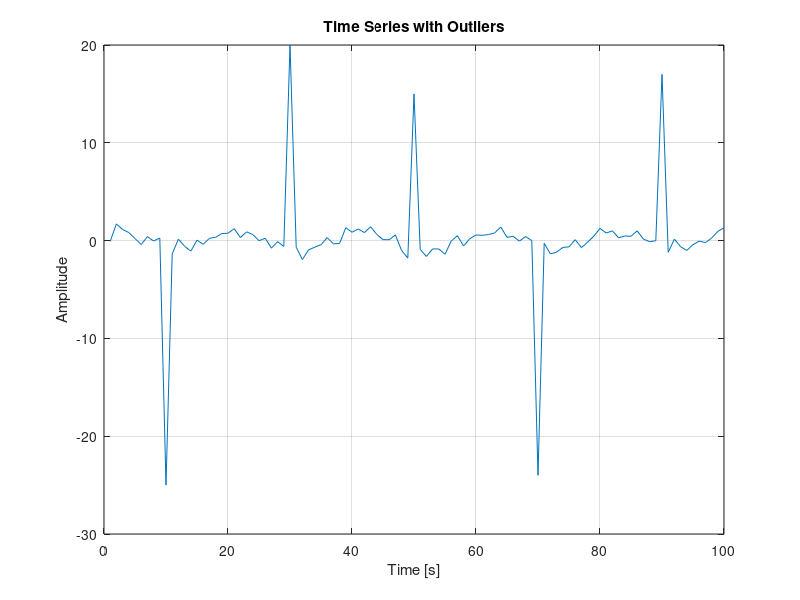

MATLAB code for this plot: (Note: this script raises an error after producing the figure.)
%% Filloutliers
x = 1:100;
data = cos(2*pi*0.05*x+2*pi*rand) + 0.5*randn(1,100);   % signal
data(10:20:90) = [-25 20 15 -24 17];                    % outliers
figure
plot(x,data)
xlabel('Time [s]')
ylabel('Amplitude')
title('Time Series with Outliers')
grid on

[y,TF] = filloutliers(data, 'linear','SamplePoints',x);
figure
plot(x,data, x(TF),y(TF),'r.')
xlabel('Time [s]')
ylabel('Amplitude')
title('Time Series without Outliers')
grid on

figure
plot(x,data, x,y,'k')
xlabel('Time [s]')
ylabel('Amplitude')
title('Time Series without Outliers')
grid on